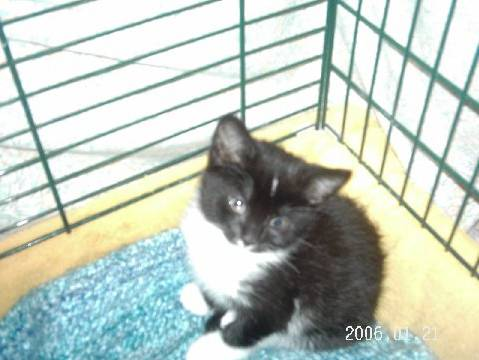
#> input picture training_set/cats/cat.1062.jpg, 479 x 360 px, found by its file name; its folder holds 3 pictures in this run
$ jupyter execute --allow-errors image_classification_using_knn.ipynb   (Python 2 division)
#> lines starting #> are read from the running program, lines starting #| are printed output that depends on the picture
K-Neighbors Classifier(KNN)

[cell 1]
from sklearn.neighbors import KNeighborsClassifier
import numpy as np
import os
from sklearn.metrics import accuracy_score
from skimage import io,transform,filters,color
import random

[cell 2]
#preprocessing the images
def preprocess_image(image_path):
    image=io.imread(image_path)
#> image is the input picture: shape (360, 479, 3); mean R, G, B 191.2, 201.3, 191.6
    image=color.rgb2gray(image)
#> image: shape (360, 479) float64
    blured_image=filters.gaussian(image,sigma=1)
    resized_image=transform.resize(blured_image,(100,100))

    resized_image = np.fliplr(resized_image)
    rotation_angle =random.uniform(-10, 10)
    resized_image = transform.rotate(resized_image, rotation_angle)

    return resized_image.flatten()

[cell 3]
#load the images from the respective folder
trainfolder="C:\\Users\\User\\Documents\\digital image processing\\New folder\\data\\training_set"
class_names=["cats","dogs"]
data=[]
label=[]

for class_name in class_names:
    class_path=os.path.join(trainfolder,class_name)
    for image_name in os.listdir(class_path):
        if not image_name.startswith('_DS_Store'):
            image_path=os.path.join(class_path,image_name)
            pre_image=preprocess_image(image_path)
#> pre_image = 10000 values, max 0.998 at index 2851, min 0 at index 0, mean 0.735
            data.append(pre_image)
            label.append(class_name)
data=np.array(data)
label=np.array(label)

[cell 4]
data_2d=data

[cell 5]
'''
#reshape the data into 3D to 2D
print(data.shape)
num_samples, height, width = data.shape
data_2d = data.reshape(num_samples, height * width)
'''
print(data.shape)
#| (4, 10000)

[cell 6]
from sklearn.model_selection import train_test_split

x_train,x_test,y_train,y_test=train_test_split(data_2d,label,test_size=0.2,random_state=42)
knn=KNeighborsClassifier(n_neighbors=5)
knn.fit(x_train,y_train)
#> (the rest of this cell did not finish here and is left out)

[cell 7]
#x_train,x_test,y_train,y_test=train_test_split(data_2d,label,test_size=0.2,random_state=42)
best_accuracy=0
best_k=None

#> (the rest of this cell did not finish here and is left out)

[cell 8]
best_accuracy=0
best_k=None
best_prediction=None
k_values=[]
accuracy_values=[]
#> (the rest of this cell did not finish here and is left out)

[cell 9]
print(accuracy_values)

[cell 10]
import matplotlib.pyplot as plt
plt.figure(figsize=(10,6))
plt.plot(k_values,accuracy_values,marker='o')
plt.title("Accuracy Vs Number of Neighbors(k)")
plt.xlabel('Number of Neighbors (k)')
plt.ylabel('Accuracy')
plt.xticks(k_values)
plt.grid(True)
plt.show()

[cell 11]
#testing for unseen data

best_model=KNeighborsClassifier(n_neighbors=best_k)
best_model.fit(x_train,y_train)
new_image_path=["C:\\Users\\User\\Documents\\digital image processing\\New folder\\data\\dog.4132.jpg"]
new_data=[]
for image_path in new_image_path:
    preprocessed_image=preprocess_image(image_path)
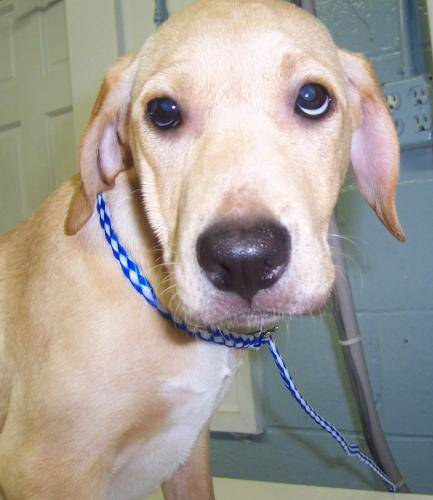
#> input picture dog.4132.jpg, 433 x 500 px, found by its file name
#> in preprocess_image, image is the input picture: shape (500, 433, 3); mean R, G, B 163, 156.6, 150.3
#> preprocessed_image = 10000 values, max 0.97 at index 2440, min 0.123 at index 5347, mean 0.617
    new_data.append(preprocessed_image)
new_data=np.array(new_data)

#num_samples,h,w=new_data.shape
#new_data=new_data.reshape(num_samples,h*w)
print(new_data.shape)
#| (1, 10000)
new_pred=best_model.predict(new_data)
print(new_pred)
#| ['cats']

without using any train_test_split method

[cell 12]
testfolder="C:\\Users\\User\\Documents\\digital image processing\\New folder\\data\\test_set"
class_names=["cats","dogs"]
data_test=[]
label_test=[]

for class_name in class_names:
    class_path=os.path.join(testfolder,class_name)
    for image_name in os.listdir(class_path):
        if not image_name.startswith('_DS_Store'):
            image_path=os.path.join(class_path,image_name)
            pre_image=preprocess_image(image_path)
#> in preprocess_image (call 6), `resized_image = transform.rotate(resized_image, rotation_angle)`:
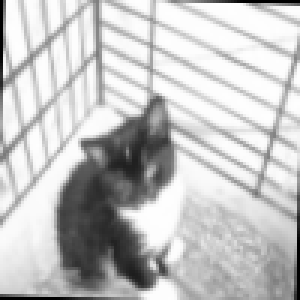
#> resized_image: shape (100, 100) float64 (shown 3 times larger); min 0, max 0.998, mean 0.765
#> pre_image = 10000 values, max 0.998 at index 3581, min 0 at index 0, mean 0.765
            data_test.append(pre_image)
            label_test.append(class_name)
data_test=np.array(data_test)
label_test=np.array(label_test)

[cell 13]
print(data_test.shape)
#| (4, 10000)

[cell 14]
knn=KNeighborsClassifier(n_neighbors=5)
knn.fit(data_2d,label)
#> (the rest of this cell did not finish here and is left out)

[cell 15]
print(len(label))

[cell 16]
best_accuracy=0
best_k=None
best_prediction=None
k_values=[]
accuracy_values=[]
#> (the rest of this cell did not finish here and is left out)

[cell 17]
import matplotlib.pyplot as plt
plt.figure(figsize=(10,6))
plt.plot(k_values,accuracy_values,marker='o')
plt.title("Accuracy Vs Number of Neighbors(k)")
plt.xlabel('Number of Neighbors (k)')
plt.ylabel('Accuracy')
plt.xticks(k_values)
plt.grid(True)
plt.show()

[cell 18]
best_model=KNeighborsClassifier(n_neighbors=best_k)
best_model.fit(data_2d,label)
new_image_path=["C:\\Users\\User\\Documents\\digital image processing\\New folder\\data\\cat3.jpg"]
new_data=[]
for image_path in new_image_path:
    preprocessed_image=preprocess_image(image_path)
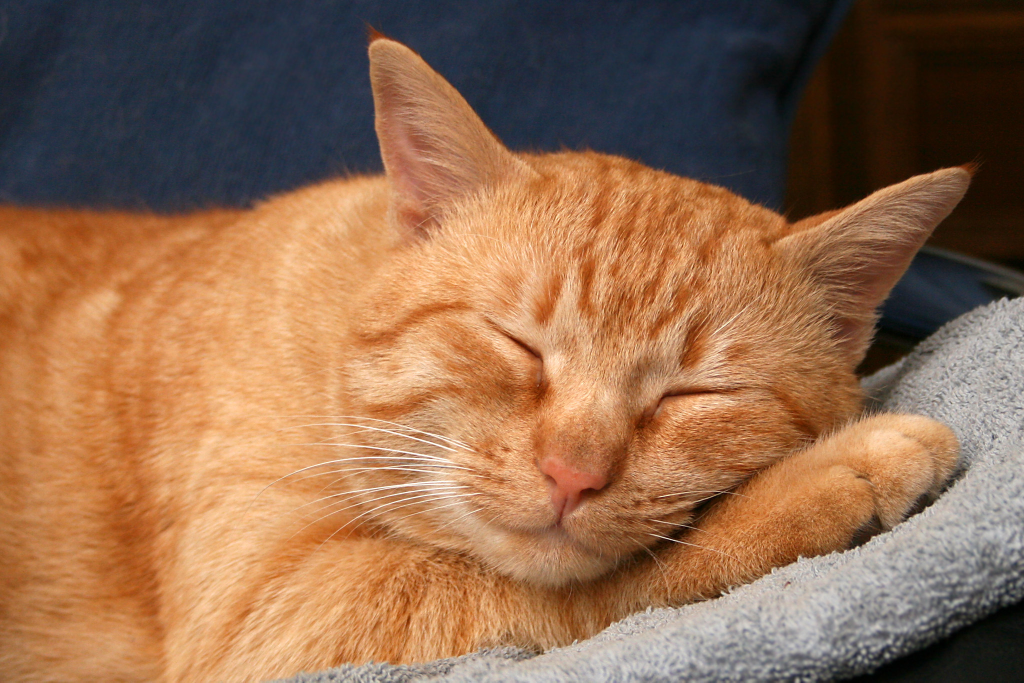
#> input picture cat3.jpg, 2048 x 1365 px, found by its file name (shown at 1/2 size)
#> in preprocess_image, image is the input picture: shape (1365, 2048, 3); mean R, G, B 146.1, 107.6, 79.5
#> in preprocess_image (call 10), `image=color.rgb2gray(image)`:
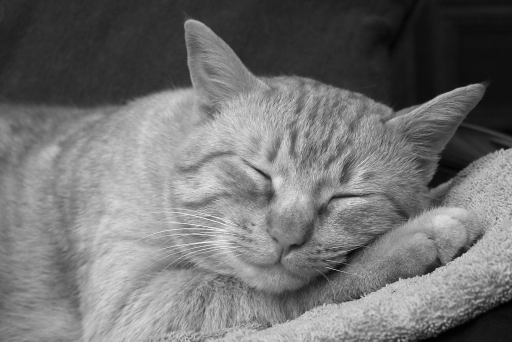
#> image: shape (1365, 2048) float64 (shown at 1/4 size); min 0, max 1, mean 0.446
#> in preprocess_image (call 10), `resized_image = transform.rotate(resized_image, rotation_angle)`:
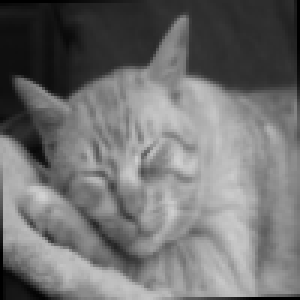
#> resized_image: shape (100, 100) float64 (shown 3 times larger); min 0, max 0.826, mean 0.443
#> preprocessed_image = 10000 values, max 0.826 at index 6514, min 0 at index 0, mean 0.443
    new_data.append(preprocessed_image)
new_data=np.array(new_data)
#print(new_data)
'''
num_samples,h,w=new_data.shape
new_data=new_data.reshape(num_samples,h*w)
'''
print(new_data.shape)
#| (1, 10000)
new_pred=best_model.predict(new_data)
print(new_pred)
#| ['dogs']

class_name=best_model.classes_
predicted_class = new_pred[0]
#> predicted_class = 'dogs'
print(predicted_class)
#| dogs

from PIL import Image
test_image=Image.open(image_path)
plt.imshow(test_image)
#> (the rest of this cell did not finish here and is left out)

------------------------------------ LINEAR CLASSIFIER--------------------------------------------------

[cell 19]
from sklearn.linear_model import LogisticRegression
from sklearn.metrics import accuracy_score,precision_score,recall_score,f1_score

lr=LogisticRegression()
lr.fit(data_2d,label)
lr_predict=lr.predict(data_test)
lr_accuracyscore=accuracy_score(lr_predict,label_test)
print(lr_accuracyscore)

MINI BATCH GRADIENT DESCENT

[cell 20]
# cost function
from sklearn.preprocessing import LabelEncoder
le=LabelEncoder()
label=le.fit_transform(label)

def sigmoid(z):
    return 1/(1+np.exp(-z))

def cost_estimation(x,y,theta):
    m=len(y)
    h=sigmoid(x @ theta)
    epsilon=1e-5
    cost=(-1/m)*np.sum(y*np.log(h+epsilon)+(1-y) * np.log((1-h)+ epsilon))
    return cost

bias_term=False
if bias_term:
    num_features=data_2d.shape[1]+1
else:
    num_features=data_2d.shape[1]

def mini_batch_gradient_descent(x,y,theta,learning_rate,batch_size,num_epochs):
    m=len(y)
    cost_history=[]
    for num in range(num_epochs):
        shuffle_indices=np.random.permutation(m)
        x=x[shuffle_indices]
        y=y[shuffle_indices]
        for i in range(0,m,batch_size): # find the best theta
            x_batch=x[i:i+batch_size]
            y_batch=y[i:i+batch_size]
            h=sigmoid(x_batch @ theta )
            gradient=(1/batch_size)*(x_batch.T @ (h-y_batch))
            theta=theta-(learning_rate * gradient)
        cost=cost_estimation(x,y,theta)
        cost_history.append(cost)
    return theta,cost_history


initial_theta=np.random.rand(num_features)
learning_rate=0.01
num_epoch=100
batch_size=32
best_theta,cost_history=mini_batch_gradient_descent(data_2d,label,initial_theta,learning_rate,batch_size,num_epoch)
print("best_theta:",best_theta)
print()
print("optimised cost=",cost_history[-1])

[cell 21]
print(cost_history)

[cell 22]
plt.figure(figsize=(10,6))
plt.plot(range(num_epoch),cost_history)
plt.title("mini batch gradient descent")
plt.xlabel("epochs")
plt.ylabel("cost")
plt.grid(True)
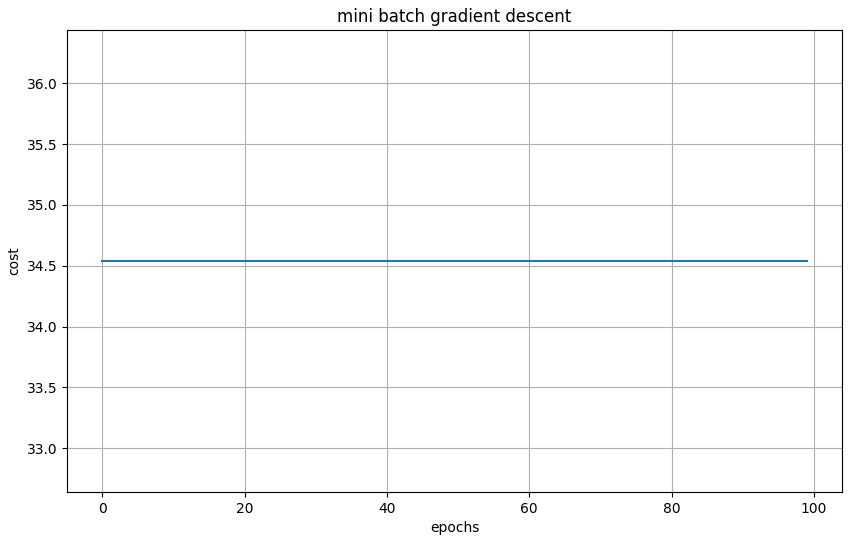
#> figure drawn by matplotlib, 1 panel; curve peaks at x = 0, y = 34.54

EARLY STOPPING METHOD

[cell 23]
# cost function
from sklearn.preprocessing import LabelEncoder
le=LabelEncoder()
label=le.fit_transform(label)

def sigmoid(z):
    return 1/(1+np.exp(-z))

def cost_estimation(x,y,theta):
    m=len(y)
    h=sigmoid(x @ theta)
    epsilon=1e-5
    cost=(-1/m)*np.sum(y*np.log(h+epsilon)+(1-y) * np.log((1-h)+ epsilon))
    return cost

bias_term=False
if bias_term:
    num_features=data_2d.shape[1]+1
else:
    num_features=data_2d.shape[1]

def mini_batch_gradient_descent(x,y,theta,learning_rate,batch_size,num_epochs):
    m=len(y)
    cost_history=[]
    best_cost=float("inf")
    count=0
    for num in range(num_epochs):
        shuffle_indices=np.random.permutation(m)
        x=x[shuffle_indices]
        y=y[shuffle_indices]
        for i in range(0,m,batch_size): # find the best theta
            x_batch=x[i:i+batch_size]
            y_batch=y[i:i+batch_size]
            h=sigmoid(x_batch @ theta )
            gradient=(1/batch_size)*(x_batch.T @ (h-y_batch))
            theta=theta-(learning_rate * gradient)
        cost=cost_estimation(x,y,theta)
        cost_history.append(cost)
        if cost<best_cost:
            best_cost=cost
            epoch=num
            count=0
        else:
            count+=1
            if count>=80:
                print("Early stopping")
                break
    return theta,cost_history,best_cost,epoch


initial_theta=np.random.rand(num_features)
learning_rate=0.01
num_epoch=100
batch_size=32
best_theta,cost_history,best_cost,epoch=mini_batch_gradient_descent(data_2d,label,initial_theta,learning_rate,batch_size,num_epoch)
print("best_theta:",best_theta)
print()
print("optimised cost=",best_cost)
print()
print("epoch=",epoch)

[cell 24]
plt.figure(figsize=(10,6))
#> (the rest of this cell did not finish here and is left out)

[cell 25]
from sklearn.linear_model import LogisticRegression
lr=LogisticRegression()
new_data_path=["C:\\Users\\User\\Documents\\digital image processing\\New folder\\data\\cat2.jpg"]
new_data=[]
for image_path in new_data_path:
    preprocessed_image=preprocess_image(image_path)
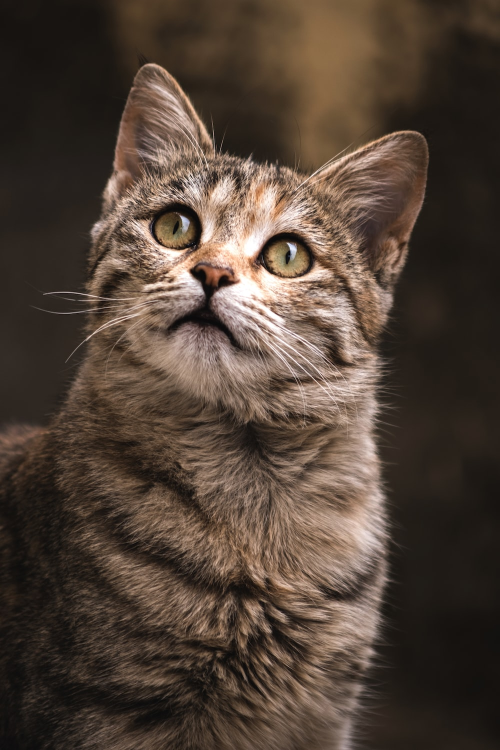
#> input picture cat2.jpg, 1000 x 1500 px, found by its file name (shown at 1/2 size)
#> in preprocess_image, image is the input picture: shape (1500, 1000, 3); mean R, G, B 81.2, 66.3, 55.3
#> in preprocess_image (call 11), `image=color.rgb2gray(image)`:
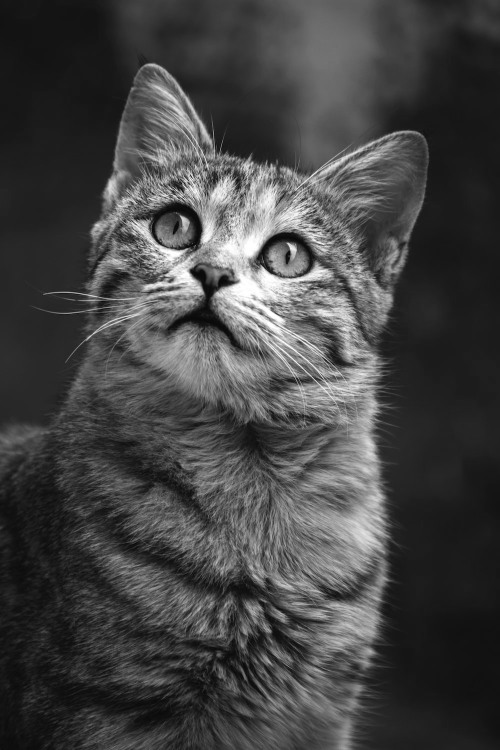
#> image: shape (1500, 1000) float64 (shown at 1/2 size); min 0.000565, max 1, mean 0.269
#> in preprocess_image (call 11), `resized_image = transform.rotate(resized_image, rotation_angle)`:
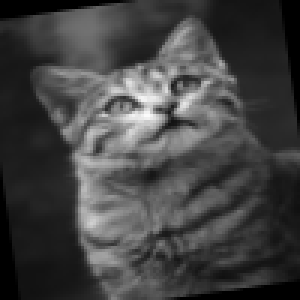
#> resized_image: shape (100, 100) float64 (shown 3 times larger); min 0, max 0.987, mean 0.262
#> preprocessed_image = 10000 values, max 0.987 at index 3849, min 0 at index 0, mean 0.262
    new_data.append(preprocessed_image)
new_data=np.array(new_data)
#print(new_data)

#print(new_data.shape)

def softmax(logits):
    exp_logits=np.exp(logits-np.max(logits,keepdims=True))
    probability=exp_logits/(np.sum(exp_logits,keepdims=True))
    return probability


logits=new_data @ best_theta
probabilities=softmax(logits)
print(len(probabilities))
predicted_class=np.argmax(probabilities)
print(predicted_class)
#predicted_class=np.array(predicted_class)

#name=le.inverse_transform(predicted_class)[0]
print(predicted_class)


print(f" predicted_class {class_names[predicted_class]}")

SUPPORT VECTOR MACHINE(SVM)

[cell 26]
from sklearn.svm import SVC
import os
from skimage import io,transform,filters,color
import numpy as np
def preprocess_image(image_path):
    image=io.imread(image_path)
    image=color.rgb2gray(image)
    image=filters.gaussian(image,sigma=1)
    image=transform.resize(image,(100,100))
    return image.flatten()
train_folder="C:\\Users\\User\\Documents\\digital image processing\\New folder\\data\\training_set"
class_names=['cats','dogs']
data=[]
label=[]
for class_name in class_names:
    class_path=os.path.join(train_folder,class_name)
    for image_name in os.listdir(class_path):
        if not image_name.startswith("_DS_Store"):
            image_path=os.path.join(class_path,image_name)
            preprocessed_image=preprocess_image(image_path)
#> preprocessed_image = 10000 values, max 0.999 at index 3200, min 0.115 at index 9153, mean 0.778
            data.append(preprocessed_image)
            label.append(class_name)
data=np.array(data)
label=np.array(label)

[cell 27]
test_folder="C:\\Users\\User\\Documents\\digital image processing\\New folder\\data\\test_set"
class_names=['cats','dogs']
data_test=[]
label_test=[]
for class_name in class_names:
    class_path=os.path.join(test_folder,class_name)
    for image_name in os.listdir(class_path):
        if not image_name.startswith("_DS_Store"):
            image_path=os.path.join(class_path,image_name)
            preprocessed_image=preprocess_image(image_path)
            data_test.append(preprocessed_image)
            label_test.append(class_name)
data_test=np.array(data_test)
label_test=np.array(label_test)

[cell 28]
print(len(data_test))

[cell 29]
from sklearn.preprocessing import StandardScaler,LabelEncoder
le=LabelEncoder()
label=le.fit_transform(label)
label_test=le.fit_transform(label_test)
'''

from sklearn.model_selection import train_test_split
data_train,data_test,label_train,label_test=train_test_split(data,label,test_size=0.2)
st=StandardScaler()
data=st.fit_transform(data)
data_test=st.transform(data_test)
'''

[cell 30]
from sklearn.metrics import accuracy_score
svm_classifier=SVC(kernel='rbf',C=0.1,gamma=0.1)
svm_classifier.fit(data,label)

[cell 31]
svm_predict=svm_classifier.predict(data_test)
print("accuracy_score=",accuracy_score(svm_predict,label_test))

Histogram of an image

[cell 32]
import matplotlib.pyplot as plt
image_paths=["C:\\Users\\User\\Documents\\digital image processing\\New folder\\data\\dog2.jpg"]
for image_path in image_paths:
    image=io.imread(image_path)
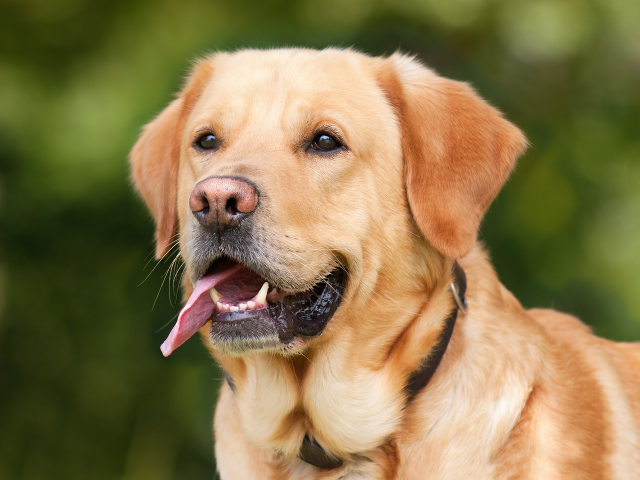
#> input picture dog2.jpg, 1280 x 960 px, found by its file name (shown at 1/2 size)
#> image is the input picture: shape (960, 1280, 3); mean R, G, B 136.2, 119.4, 76
    gray_image=color.rgb2gray(image)
#> (the rest of the program and of its run is left out)
